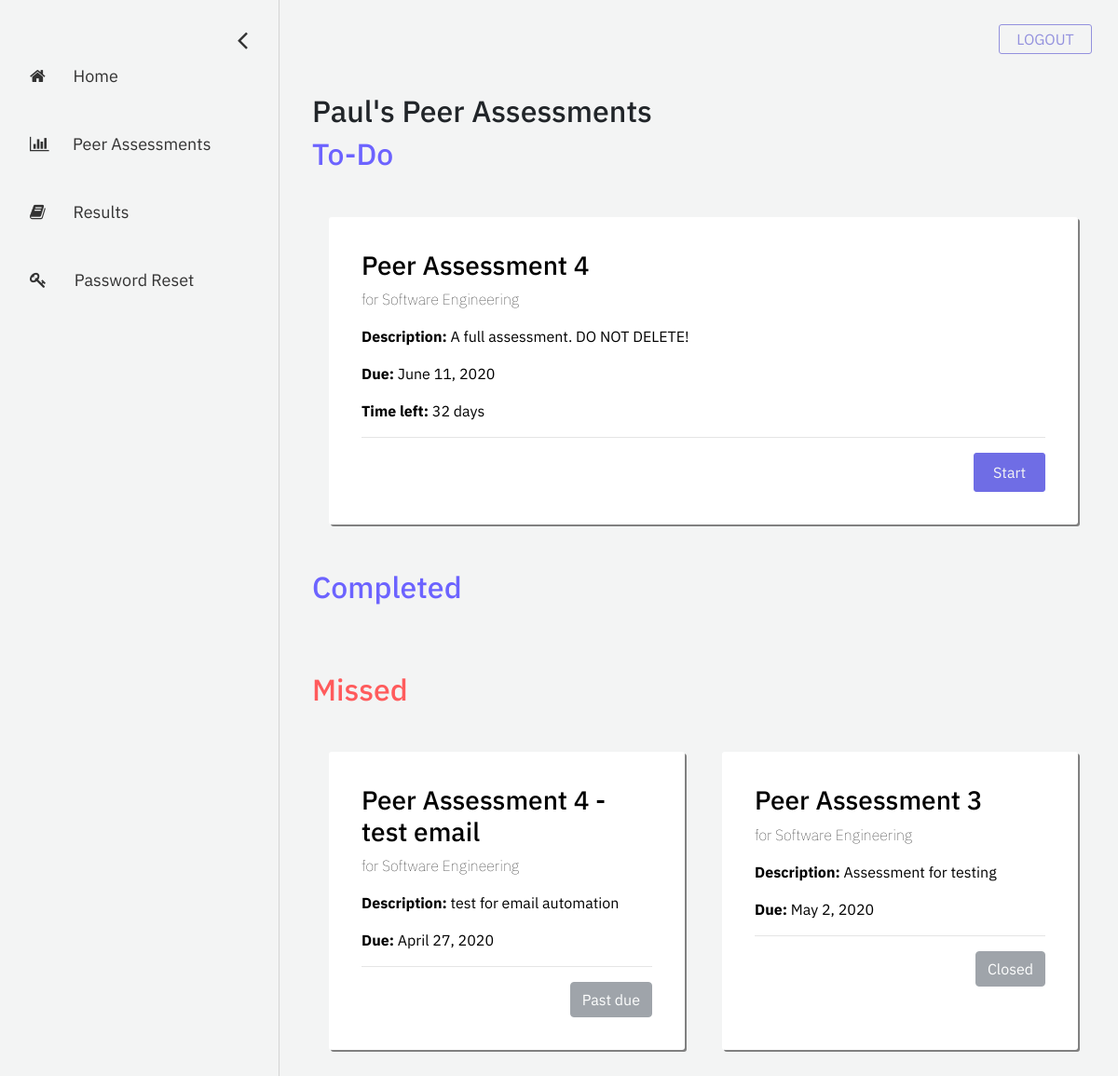
Before: /student/peer-assessments (signed in) with the older database file.
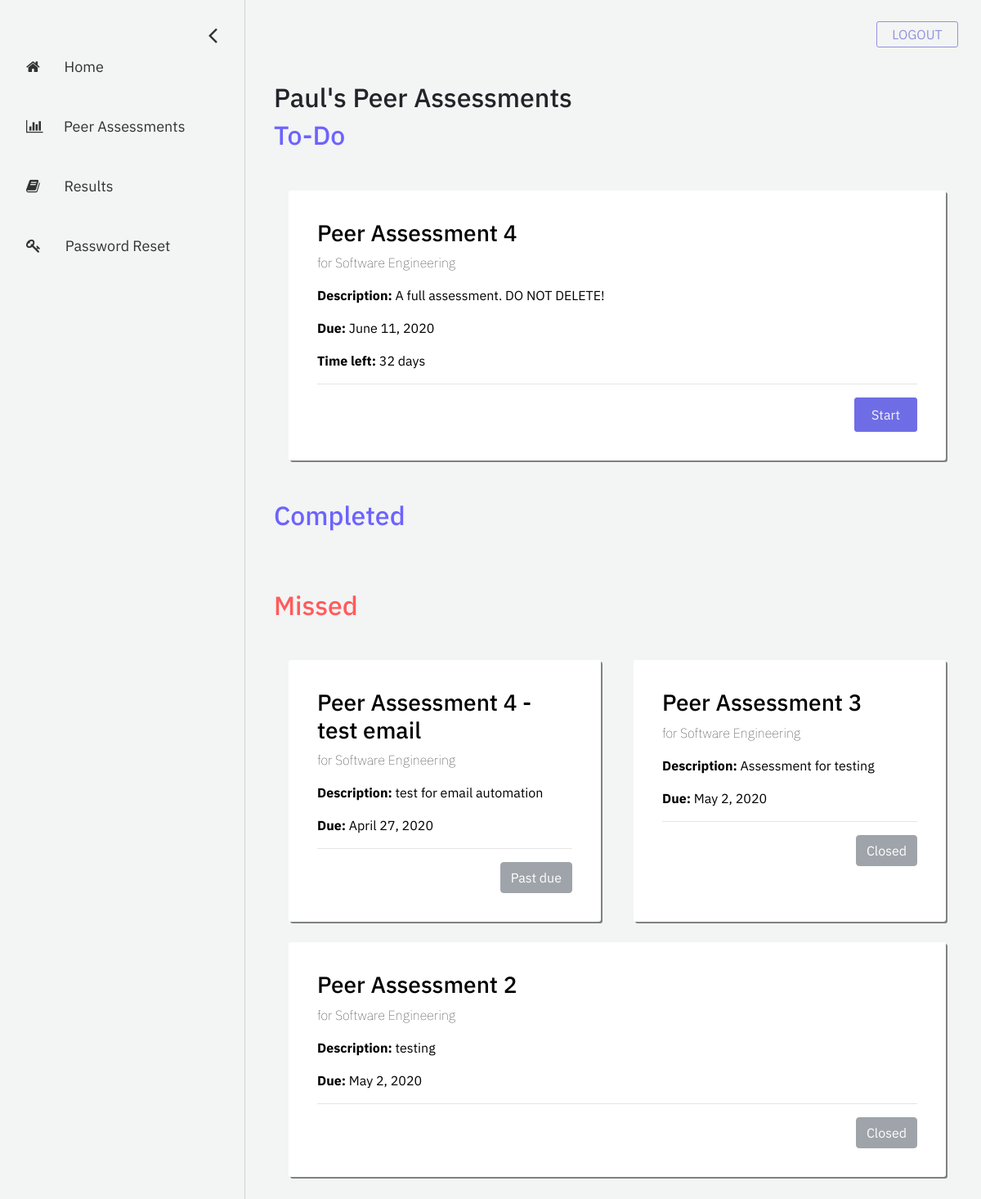
After: the same page with the newer database file.
### account/models.py (models this page shows, shortened)
class User(AbstractBaseUser, PermissionsMixin):
    email = models.EmailField(
        verbose_name=_('email address'), max_length=255, unique=True
    )
    first_name = models.CharField(_('first name'), max_length=30, blank=True)
    last_name = models.CharField(_('last name'), max_length=150, blank=True)
    eagle_id = models.CharField(max_length = 8, unique=True)
    is_student = models.BooleanField(
        _('student status'),
        default=False,
        help_text=_(
            'Shows whether this user is a student. '
        ),
    )
    is_instructor = models.BooleanField(
        _('instructor status'),
        default=False,
        help_text=_(
            'Shows whether this user is a instructor. '
        ),
    )
    is_active = models.BooleanField(
        _('active'),
        default=True,
        help_text=_(
            'Designates whether this user should be treated as active. '
            'Unselect this instead of deleting accounts.'
        ),
    )
    is_staff = models.BooleanField(
        _('admin status'),
        default=False,
        help_text=_(
            'Designates whether the user can log into this admin site.'
        ),
    )
    date_joined = models.DateTimeField(
        _('date joined'), default=timezone.now
    )
    objects = UserManager()
    USERNAME_FIELD = 'email'
    REQUIRED_FIELDS = ['first_name', 'last_name', 'eagle_id', 'is_student', 'is_instructor']

### assessment/models.py (models this page shows, shortened)
class Assessment(models.Model):
    name = models.CharField("assessment name", max_length=255)
    description = models.TextField("description", max_length=512, blank=True)
    date_created = models.DateTimeField("date created", auto_now_add=True)
    start_date = models.DateField("start date")
    end_date = models.DateField("end date")
    open_status = models.BooleanField("open status", default=True)
    course = models.ForeignKey(Course, on_delete=models.CASCADE) # the course that this peer review belongs to
    questions = models.ManyToManyField(Question) # a set of Questions under this assessment
    result_sets = models.ManyToManyField(Result_set) # a set of Result_sets under this assessment
    completed_students = models.ManyToManyField(User, related_name="completed_students") # a set of Users who have completed this assessment
    def time_left(self):
        time = str(self.end_date - datetime.datetime.now().date())
        return time[:time.find(',')]
    def is_missed(self):
        time = str(self.end_date - datetime.datetime.now().date())
        if time[0] == '-':
            return True
        return False
    def is_open(self):
        return self.open_status

### registration/models.py (models this page shows, shortened)
class Course(models.Model):
    course_name = models.CharField("course name", max_length=60)
    course_code = models.IntegerField("course code")
    section_number = models.SmallIntegerField("section number")
    year = models.SmallIntegerField("year of realization")
    semester_choices = (
        ('S', 'Spring'),
        ('F', 'Fall'),
    )
    semester = models.CharField("semester of realization", max_length = 1, choices = semester_choices)
    professors = models.ManyToManyField(User)
    students = models.ManyToManyField(User, related_name="students")

### eval_student/views.py (the view)
# urls.py: path('peer-assessments', views.peer_assessments, name='peer-assessments'),
def peer_assessments(request):
    assessment_list = Assessment.objects.all()
    filtered_list = []
    for i in assessment_list:
       print(i.start_date)
       if request.user in i.course.students.all():
           filtered_list.append(i)
    context = {
        'assessment_list': filtered_list,
    }
    return render(request, 'eval_student/peer-assessments.html', context=context)

### eval_student/templates/eval_student/peer-assessments.html (shortened to what this page needs)
{% extends 'eval_student/base-sidebar.html'%}
{% load eval_student_extras %}
{% load static %}
{% block content%}
<div id="main">
	<div class="container">
		<h2>{{ user.first_name }}'s Peer Assessments</h2>
	</div>
	<div class="container">
		<h2 style="color: #6C63FF; margin-bottom: 0;">To-Do</h2>
		{% if assessment_list|length > 0 %}
			<div class="row">
				{% for assessment in assessment_list %}
					{% if not assessment.is_missed and request.user not in assessment.completed_students.all and assessment.is_open %}
						<div class="col grid-box">
							<h3> {{ assessment.name }} </h3>
							<p style="font-weight: 20;"> for {{ assessment.course.course_name }}</p>
							{% if assessment.description != '' %}
								<p><b>Description:</b> {{ assessment.description }}</p>
							{% else %}
								<p><b>Description:</b> No assessment description</p>
							{% endif %}
							<p> <b>Due:</b> {{ assessment.end_date }}</p>
							<p> <b>Time left:</b> {{ assessment.time_left }}</p>
							<hr>
							<form>
								<button formaction="{% url 'answer-assessment' assessment_id=assessment.id %}" class="btn btn-primary buttons purple float-right">Start</button>
							</form>
						</div>
					{% endif %}
				{% endfor %}
			</div>
		{% else %}
			<p>No peer assessment available.</p>
		{% endif %}
	</div>
	<div class="container">
		<h2 style="color: #6C63FF; margin-bottom: 0;">Completed</h2>
			{% if assessment_list|length > 0 %}
				<div class="row">
				</div>
			{% else %}
				<p>No peer assessment available.</p>
			{% endif %}
	</div>
	<div class="container">
		<h2 style="color: rgb(255, 91, 92); margin-bottom: 0;">Missed</h2>
			{% if assessment_list|length > 0 %}
				<div class="row">
					{% for assessment in assessment_list %}
						{% if assessment.is_missed %}
							<div class="col grid-box">
								<h3> {{ assessment.name }} </h3>
								<p style="font-weight: 20;"> for {{ assessment.course.course_name }}</p>
								{% if assessment.description != '' %}
									<p><b>Description:</b> {{ assessment.description }}</p>
								{% else %}
									<p><b>Description:</b> No assessment description</p>
								{% endif %}
								<p> <b>Due:</b> {{ assessment.end_date }}</p>
								<hr>
								{% if not assessment.is_open %}
									<button type="button" class="btn btn-secondary float-right" disabled>Closed</button>
								{% else %}
									<button type="button" class="btn btn-secondary float-right" disabled>Past due</button>
								{% endif %}
							</div>
						{% endif %}
					{% endfor %}
				</div>
			{% else %}
				<p>No peer assessment available.</p>
			{% endif %}
	</div>
</div>
{% endblock %}

### eval_student/templates/eval_student/base-sidebar.html (shortened to what this page needs)
<!doctype html>
<html lang="en">
  <head>
	{% load static %}
    <link rel="stylesheet" href="https://stackpath.bootstrapcdn.com/bootstrap/4.4.1/css/bootstrap.min.css">
	<link rel="stylesheet" href="https://cdnjs.cloudflare.com/ajax/libs/font-awesome/4.7.0/css/font-awesome.min.css">
	<link rel="stylesheet" href="{% static 'eval_student/css/base-sidebar.css' %}">
	<link rel="stylesheet" href="{% static 'eval_student/css/peer-assessments.css' %}">
	<link rel="stylesheet" href="{% static 'eval_student/css/completed-assessments.css' %}">
  </head>
<body>
	<div id="mySidenav" class="sidenav">
		<a href="javascript:void(0)" class="closebtn" onclick="closeNav()"><i class = "fa fa-angle-left"></i></a>
		<a href="{% url 'student-dashboard' %}">
			<i class = "fa fa-home"></i> &nbsp;&nbsp;&nbsp;&nbsp;&nbsp;&nbsp;Home
		</a>
		<a href="{% url 'peer-assessments' %}">
            <i class = "fa fa-bar-chart"></i> &nbsp;&nbsp;&nbsp;&nbsp;&nbsp;Peer Assessments
        </a>
		<a href="{% url 'completed-assessments' %}">
			<i class = "fa fa-book"></i> &nbsp;&nbsp;&nbsp;&nbsp;&nbsp;&nbsp;Results
		</a>
		<a href="{% url 'password-reset' %}">
			<i class = "fa fa-key"></i> &nbsp;&nbsp;&nbsp;&nbsp;&nbsp;&nbsp;Password Reset
		</a>
	</div>
	<span class="menu" style="font-size:20px;cursor:pointer" onclick="openNav()">&nbsp;&nbsp;Menu</span>
	<div class="logout_btn_container">
		<a href = "{% url 'log_out' %}" class="logout-btn">LOGOUT</a>
	</div>
    {% block content%}
    {% endblock %}
</body>
</html>

### eval_student/static/eval_student/css/base-sidebar.css (style rules this page uses)
body { font-family: 'IBM Plex Sans', sans-serif; background-color: #f3f4f4; }
.sidenav { height: 100%; width: 0px; position: fixed; z-index: 1; top: 0; left: 0; background-color: #f3f4f4; overflow-x: hidden; padding-top: 60px; transition: 0.5s; border-right: 1px solid lightgray; }
.sidenav a { padding: 8px 8px 8px 32px; text-decoration: none; font-size: 18px; color: #323232; display: block; transition: 0.3s; margin-bottom: 30px; }
.sidenav .closebtn { position: absolute; top: 0; right: 25px; font-size: 32px; margin-left: 50px; margin-bottom: 100px; margin-top: 10px; }
#main { transition: margin-left .5s; padding: 20px; }
.menu { top: 0px; left: 15px; font-size: 5px; position: relative; line-height: 80px; padding: 8px; -moz-border-radius: 100px; border-radius: 100px; text-align: center; }
.logout-btn { position: absolute; top: 26px; right: 28px; -webkit-border-radius: 3px; -moz-border-radius: 3px; border-radius: 3px; border: 1px solid #9391de; height: 0px; line-height: 0px; color: #9391de; font-size: 16px; padding: 15px; background-color: #f3f4f4; display: inline-block; cursor: pointer; text-align: center; width: 100px; text-decoration: none; }
.row { position: relative; top: 20px; padding: 8px; margin-top: 10px; margin-bottom: 45px; }
.col { position: relative; width: 60px; background-color: white; padding: 8px; margin-left: 25px; margin-right: 25px; border-radius: 3px; box-shadow: 0.5px 0.5px; }
.buttons { -webkit-border-radius: 3px; -moz-border-radius: 3px; border-radius: 3px; line-height: 0px; color: #f3f4f4; padding: 20px; display: inline-block; cursor: pointer; text-align: center; text-decoration: none; }
.purple { border: 1px solid #6f6de5; background-color: #6f6de5; }

### eval_student/static/eval_student/css/peer-assessments.css (style rules this page uses)
.grid-box { width: 98% !important; background-color: white; color: black; padding: 35px; margin-top: 10px; margin-right: 15px; margin-bottom: 15px; border-radius: 3px; box-shadow: 2px 2px grey; }

Changed rows visible on the page:
added Assessment: name "Peer Assessment 2", course.course_name "Software Engineering", description "testing", end_date "May 2, 2020", open_status "Closed", shown under "Missed"
